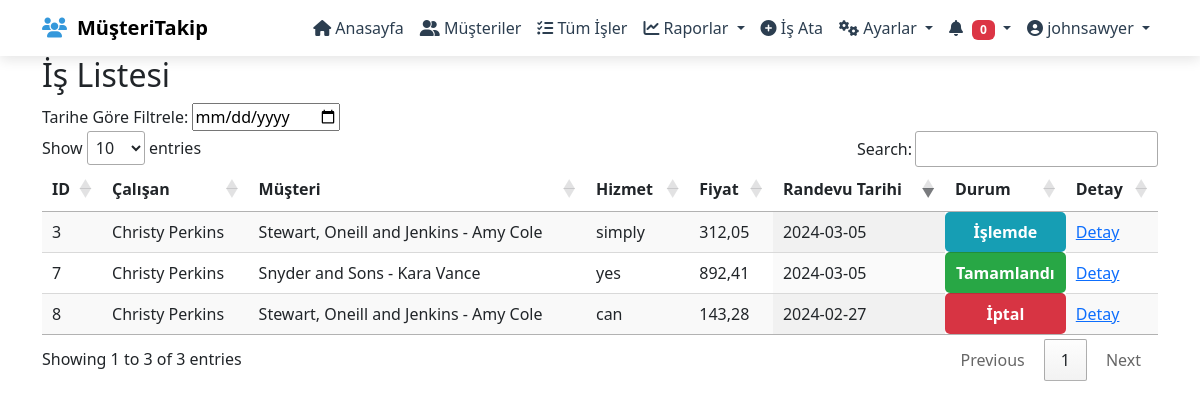
Page /my_job_list/ (signed in) on the committed database.
### tracking/models.py (models this page shows, shortened)
class User(AbstractUser):
    phone = models.CharField(max_length=15, blank=True, null=True)
    def __str__(self):
        return f"{self.first_name} {self.last_name}"

class Job(models.Model):
    employee = models.ForeignKey(
        User,
        on_delete=models.CASCADE,
        related_name='employee_jobs'  # employee için ters ilişki
    )
    customer = models.ForeignKey(Customer, on_delete=models.CASCADE, related_name="jobs")
    service = models.ForeignKey(Services, on_delete=models.CASCADE)
    price = models.DecimalField(null=True, blank=True, max_digits=10, decimal_places=2)
    vat = models.IntegerField(null=True, blank=True)
    total_price = models.DecimalField(null=True, blank=True, max_digits=10, decimal_places=2)
    info = models.CharField(max_length=255, null=True, blank=True)
    created_date = models.DateTimeField(auto_now_add=True)
    end_date = models.DateTimeField(null=True, blank=True)
    appointment_date = models.DateField(null=True, blank=True)  # Sadece tarih
    appointment_time = models.TimeField(null=True,blank=True)
    created_by = models.ForeignKey(
        User,
        on_delete=models.CASCADE,
        related_name='created_job'  # created_by için ters ilişki
    )
    STATUS_CHOICES = [
        ('pending', 'Beklemede'),
        ('in_progress', 'İşlemde'),
        ('completed', 'Tamamlandı'),
        ('cancelled', 'İptal'),
        ('awaited','Ödeme Bekleniyor'),
    ]
    status = models.CharField(
        max_length=20,
        choices=STATUS_CHOICES,
        default='pending'
    )

class Customer(models.Model):
    code = models.CharField(max_length=10, unique=True)
    owner_name = models.CharField(max_length=255)
    owner_surname = models.CharField(max_length=255)
    brand_name = models.CharField(max_length=255)
    address = models.CharField(max_length=255)
    phone = models.CharField(max_length=11)
    email = models.EmailField()
    date_joined = models.DateTimeField(auto_now_add=True)
    created_by = models.ForeignKey(get_user_model(), on_delete=models.CASCADE)
    balance = models.DecimalField(max_digits=10, decimal_places=2, default=0.00)
    paid = models.DecimalField(max_digits=10, decimal_places=2, default=0.00)
    def __str__(self):
        return f"{self.brand_name} - {self.owner_name} {self.owner_surname}"

class Services(models.Model):
    name = models.CharField(max_length=255)
    created_by = models.ForeignKey(User, on_delete=models.CASCADE)
    price = models.DecimalField(null=True, blank=True, max_digits=10, decimal_places=2)
    is_active = models.BooleanField(default=True)
    def __str__(self):
        return f"{self.name}"

### tracking/views.py (the view)
# urls.py: path('my_job_list/', views.my_job_list, name='my_job_list'),
def my_job_list(request):
    user_id = request.user.id  # Oturum açan kullanıcının ID'sini al
    jobs = get_all_jobs(user_id)
    context = {
        'jobs': jobs,
    }
    return render(request, 'my_job_list.html', context)

### tracking/context_processors.py (called while the page is built)
def user_jobs(request):
    if request.user.is_authenticated:
        today = timezone.localtime(timezone.now()).date()  # Bugün tarihini yerel zamanla al
        tasks = Job.objects.filter(
            employee=request.user,
            status="pending",
            appointment_date__year=today.year,  # Yıl bazında filtreleme
            appointment_date__month=today.month,  # Ay bazında filtreleme
            appointment_date__day=today.day  # Gün bazında filtreleme
        )
        print(tasks.count())
    else:
        tasks = []
    return {
        'user_jobs': tasks  # Context'e ekleyerek tüm şablonlarda kullanılmasını sağla
    }

def all_jobs(request):
    if request.user.is_authenticated:
        today = timezone.localtime(timezone.now()).date()  # Bugün tarihini yerel zamanla al
        all_jobs = Job.objects.filter(
            status="pending",
            appointment_date__year=today.year,
            appointment_date__month=today.month,
            appointment_date__day=today.day
        )
        print(all_jobs.count())
    else:
        all_jobs = []
    return {
        'all_jobs': all_jobs  # Context'e ekleyerek tüm şablonlarda kullanılmasını sağla
    }

def my_future_works(request):
    if request.user.is_authenticated:
        my_future_works = Job.objects.filter(
            status="pending",
            appointment_date__gt=timezone.localtime(timezone.now())  # Bugünden ileri tarihli işler
        )
    else:
        my_future_works = []
    return {
        'my_future_works': my_future_works  # Context'e ekleyerek tüm şablonlarda kullanılmasını sağla
    }

### tracking/views.py (called while the page is built)
def get_all_jobs(user_id=None):
    if user_id:
        return Job.objects.filter(employee_id=user_id)
    return Job.objects.all()

### tracking/templates/my_job_list.html (shortened to what this page needs)
{% extends '_base.html' %}
{% load static %}
{% block content %}
    <link rel="stylesheet" href="https://cdn.datatables.net/1.13.4/css/jquery.dataTables.min.css">
</head>
<body>
<div class="container">
    <div class="row">
        <div class="col-12">
    <h2>İş Listesi</h2>
    <label for="dateFilter">Tarihe Göre Filtrele:</label>
    <input type="date" id="dateFilter">
    <table id="jobTable" class="display">
        <thead>
            <tr>
                <th>ID</th>
                <th>Çalışan</th>
                <th>Müşteri</th>
                <th>Hizmet</th>
                <th>Fiyat</th>
                <th>Randevu Tarihi</th>
                <th>Durum</th>
                <th>Detay</th>
            </tr>
        </thead>
        <tbody>
            {% for job in jobs %}
            <tr>
                <td>{{ job.id }}</td>
                <td>{{ job.employee }}</td>
                <td>{{ job.customer }}</td>
                <td>{{ job.service }}</td>
                <td>{{ job.price }}</td>
                <td>{{ job.appointment_date|date:"Y-m-d" }}</td>
                <td style="background-color:
                    {% if job.status == 'pending' %}#ffc107
                    {% elif job.status == 'in_progress' %}#17a2b8
                    {% elif job.status == 'completed' %}#28a745
                    {% elif job.status == 'cancelled' %}#dc3545
                    {% endif %};
                    color: white; font-weight: bold; text-align: center; padding: 5px; border-radius: 5px;">
                    {{ job.get_status_display }}
                </td>
                <td><a href="{% url 'job_detail' job.id %}">Detay</a></td>
            </tr>
            {% endfor %}
        </tbody>
    </table>
</div>
</div>
</div>
{% endblock content %}

### tracking/templates/_navbar.html (shortened to what this page needs)
{% load static %}
<!DOCTYPE html>
<html lang="tr">
<head>
     <link rel="stylesheet" href="{% static 'css/navbar.css' %}">
</head>
<body>
<nav class="navbar navbar-expand-lg">
    <div class="container">
        <a class="navbar-brand" href="#">
            <i class="fas fa-users"></i> MüşteriTakip
        </a>
        <div class="collapse navbar-collapse" id="navbarNav">
            <ul class="navbar-nav ms-auto">
                <li class="nav-item">
                    <a class="nav-link active" href="{% url 'dashboard' %}"><i class="fas fa-home"></i> Anasayfa</a>
                </li>
                <li class="nav-item">
                    <a class="nav-link" href="{% url 'list_customers' %}"><i class="fas fa-user-friends"></i> Müşteriler</a>
                </li>
                <li class="nav-item">
                    <a class="nav-link" href="{% url 'job_list' %}"><i class="fas fa-tasks"></i> Tüm İşler</a>
                </li>
                <li class="nav-item dropdown">
                    <a class="nav-link dropdown-toggle" href="#" role="button" data-bs-toggle="dropdown">
                        <i class="fa-solid fa-chart-line"></i> Raporlar
                    </a>
                </li>
                <li class="nav-item">
                    <a class="nav-link" href="{% url 'add_job_page' %}"><i class="fas fa-plus-circle"></i> İş Ata</a>
                </li>
                <li class="nav-item dropdown">
                    <a class="nav-link dropdown-toggle" href="#" role="button" data-bs-toggle="dropdown">
                        <i class="fas fa-cogs"></i> Ayarlar
                    </a>
                </li>
                <li class="nav-item dropdown">
                    <a class="nav-link dropdown-toggle" href="#" role="button" data-bs-toggle="dropdown">
                        <i class="fas fa-bell"></i> <span class="badge bg-danger">{{user_jobs.count}}</span>
                    </a>
                </li>
                <li class="nav-item dropdown">
                    <a class="nav-link dropdown-toggle" href="#" role="button" data-bs-toggle="dropdown">
                        <i class="fas fa-user-circle"></i> {{request.user.username}}
                    </a>
                </li>
            </ul>
        </div>
    </div>
</nav>
</body>
</html>

### tracking/static/css/navbar.css (style rules this page uses)
body { font-family: "Poppins", sans-serif; font-weight: 500; font-style: normal; }
.navbar { background-color: #ffffff; padding: 10px 20px; box-shadow: 0px 4px 12px rgba(0, 0, 0, 0.1); }
.navbar-brand { font-weight: 700; font-size: 1.8rem; color: #2c3e50; display: flex; align-items: center; }
.navbar-brand i { margin-right: 10px; color: #3498db; }
.nav-link { font-size: 1rem; color: #2c3e50 !important; padding: 8px 15px; margin: 0 0px; border-radius: 8px; transition: all 0.3s ease; }
.nav-link.active { color: #ffffff; }
.badge { font-size: 0.8rem; padding: 4px 8px; margin-left: 5px; }

### rows in the picture
User: user.username "johnsawyer"
Job: id "3", employee "Christy Perkins", customer "Stewart, Oneill and Jenkins - Amy Cole", service "simply", price "312,05", appointment_date "2024-03-05", status "İşlemde"
Job: id "7", employee "Christy Perkins", customer "Snyder and Sons - Kara Vance", service "yes", price "892,41", appointment_date "2024-03-05", status "Tamamlandı"
Job: id "8", employee "Christy Perkins", customer "Stewart, Oneill and Jenkins - Amy Cole", service "can", price "143,28", appointment_date "2024-02-27", status "İptal"

### other values in the picture
{{ user_jobs.count }} "0"
